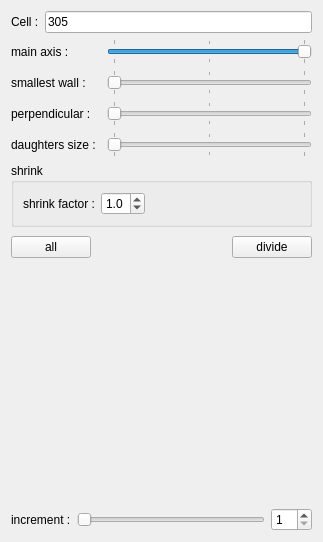
<ui version="4.0" >
 <class>Form</class>
 <widget class="QWidget" name="Form" >
  <property name="geometry" >
   <rect>
    <x>0</x>
    <y>0</y>
    <width>319</width>
    <height>542</height>
   </rect>
  </property>
  <property name="windowTitle" >
   <string>Form</string>
  </property>
  <layout class="QVBoxLayout" >
   <item>
    <layout class="QHBoxLayout" >
     <item>
      <widget class="QLabel" name="selectedCellLabel" >
       <property name="text" >
        <string>Cell :</string>
       </property>
      </widget>
     </item>
     <item>
      <widget class="QLineEdit" name="selectedCellEdit" >
       <property name="text" >
        <string>305</string>
       </property>
      </widget>
     </item>
    </layout>
   </item>
   <item>
    <layout class="QHBoxLayout" >
     <item>
      <widget class="QLabel" name="mainAxisLabel" >
       <property name="sizePolicy" >
        <sizepolicy vsizetype="Preferred" hsizetype="Fixed" >
         <horstretch>0</horstretch>
         <verstretch>0</verstretch>
        </sizepolicy>
       </property>
       <property name="minimumSize" >
        <size>
         <width>90</width>
         <height>0</height>
        </size>
       </property>
       <property name="text" >
        <string>main axis :</string>
       </property>
      </widget>
     </item>
     <item>
      <widget class="QSlider" name="mainAxisSlider" >
       <property name="maximum" >
        <number>100</number>
       </property>
       <property name="value" >
        <number>100</number>
       </property>
       <property name="orientation" >
        <enum>Qt::Horizontal</enum>
       </property>
       <property name="tickPosition" >
        <enum>QSlider::TicksBothSides</enum>
       </property>
       <property name="tickInterval" >
        <number>50</number>
       </property>
      </widget>
     </item>
    </layout>
   </item>
   <item>
    <layout class="QHBoxLayout" >
     <item>
      <widget class="QLabel" name="smallWallLabel" >
       <property name="sizePolicy" >
        <sizepolicy vsizetype="Preferred" hsizetype="Fixed" >
         <horstretch>0</horstretch>
         <verstretch>0</verstretch>
        </sizepolicy>
       </property>
       <property name="minimumSize" >
        <size>
         <width>90</width>
         <height>0</height>
        </size>
       </property>
       <property name="text" >
        <string>smallest wall :</string>
       </property>
      </widget>
     </item>
     <item>
      <widget class="QSlider" name="smallWallSlider" >
       <property name="maximum" >
        <number>100</number>
       </property>
       <property name="orientation" >
        <enum>Qt::Horizontal</enum>
       </property>
       <property name="tickPosition" >
        <enum>QSlider::TicksBothSides</enum>
       </property>
       <property name="tickInterval" >
        <number>50</number>
       </property>
      </widget>
     </item>
    </layout>
   </item>
   <item>
    <layout class="QHBoxLayout" >
     <item>
      <widget class="QLabel" name="perpendicularLabel" >
       <property name="sizePolicy" >
        <sizepolicy vsizetype="Preferred" hsizetype="Fixed" >
         <horstretch>0</horstretch>
         <verstretch>0</verstretch>
        </sizepolicy>
       </property>
       <property name="minimumSize" >
        <size>
         <width>90</width>
         <height>0</height>
        </size>
       </property>
       <property name="text" >
        <string>perpendicular :</string>
       </property>
      </widget>
     </item>
     <item>
      <widget class="QSlider" name="perpendicularSlider" >
       <property name="maximum" >
        <number>100</number>
       </property>
       <property name="orientation" >
        <enum>Qt::Horizontal</enum>
       </property>
       <property name="tickPosition" >
        <enum>QSlider::TicksBothSides</enum>
       </property>
       <property name="tickInterval" >
        <number>50</number>
       </property>
      </widget>
     </item>
    </layout>
   </item>
   <item>
    <layout class="QHBoxLayout" >
     <item>
      <widget class="QLabel" name="daughtersSizeLabel" >
       <property name="sizePolicy" >
        <sizepolicy vsizetype="Preferred" hsizetype="Fixed" >
         <horstretch>0</horstretch>
         <verstretch>0</verstretch>
        </sizepolicy>
       </property>
       <property name="minimumSize" >
        <size>
         <width>90</width>
         <height>0</height>
        </size>
       </property>
       <property name="text" >
        <string>daughters size :</string>
       </property>
      </widget>
     </item>
     <item>
      <widget class="QSlider" name="daughtersSizeSlider" >
       <property name="maximum" >
        <number>100</number>
       </property>
       <property name="orientation" >
        <enum>Qt::Horizontal</enum>
       </property>
       <property name="tickPosition" >
        <enum>QSlider::TicksBothSides</enum>
       </property>
       <property name="tickInterval" >
        <number>50</number>
       </property>
      </widget>
     </item>
    </layout>
   </item>
   <item>
    <widget class="QGroupBox" name="shrinkBox" >
     <property name="title" >
      <string>shrink</string>
     </property>
     <layout class="QHBoxLayout" >
      <item>
       <widget class="QLabel" name="shrinkLabel" >
        <property name="text" >
         <string>shrink factor :</string>
        </property>
       </widget>
      </item>
      <item>
       <widget class="QDoubleSpinBox" name="shrinkSpinBox" >
        <property name="decimals" >
         <number>1</number>
        </property>
        <property name="maximum" >
         <double>1.500000000000000</double>
        </property>
        <property name="singleStep" >
         <double>0.100000000000000</double>
        </property>
        <property name="value" >
         <double>1.000000000000000</double>
        </property>
       </widget>
      </item>
      <item>
       <spacer>
        <property name="orientation" >
         <enum>Qt::Horizontal</enum>
        </property>
        <property name="sizeHint" >
         <size>
          <width>40</width>
          <height>20</height>
         </size>
        </property>
       </spacer>
      </item>
     </layout>
    </widget>
   </item>
   <item>
    <layout class="QHBoxLayout" >
     <item>
      <widget class="QPushButton" name="applyAllButton" >
       <property name="text" >
        <string>all</string>
       </property>
      </widget>
     </item>
     <item>
      <spacer>
       <property name="orientation" >
        <enum>Qt::Horizontal</enum>
       </property>
       <property name="sizeHint" >
        <size>
         <width>141</width>
         <height>28</height>
        </size>
       </property>
      </spacer>
     </item>
     <item>
      <widget class="QPushButton" name="applyButton" >
       <property name="text" >
        <string>divide</string>
       </property>
      </widget>
     </item>
    </layout>
   </item>
   <item>
    <spacer>
     <property name="orientation" >
      <enum>Qt::Vertical</enum>
     </property>
     <property name="sizeHint" >
      <size>
       <width>301</width>
       <height>121</height>
      </size>
     </property>
    </spacer>
   </item>
   <item>
    <layout class="QHBoxLayout" >
     <item>
      <widget class="QLabel" name="precisionMinLabel" >
       <property name="text" >
        <string>increment :</string>
       </property>
      </widget>
     </item>
     <item>
      <widget class="QSlider" name="precisionSlider" >
       <property name="minimum" >
        <number>1</number>
       </property>
       <property name="maximum" >
        <number>45</number>
       </property>
       <property name="orientation" >
        <enum>Qt::Horizontal</enum>
       </property>
      </widget>
     </item>
     <item>
      <widget class="QSpinBox" name="precisionSpinBox" >
       <property name="minimum" >
        <number>1</number>
       </property>
       <property name="maximum" >
        <number>45</number>
       </property>
      </widget>
     </item>
    </layout>
   </item>
  </layout>
 </widget>
 <resources/>
 <connections>
  <connection>
   <sender>precisionSlider</sender>
   <signal>valueChanged(int)</signal>
   <receiver>precisionSpinBox</receiver>
   <slot>setValue(int)</slot>
   <hints>
    <hint type="sourcelabel" >
     <x>188</x>
     <y>518</y>
    </hint>
    <hint type="destinationlabel" >
     <x>277</x>
     <y>516</y>
    </hint>
   </hints>
  </connection>
  <connection>
   <sender>precisionSpinBox</sender>
   <signal>valueChanged(int)</signal>
   <receiver>precisionSlider</receiver>
   <slot>setValue(int)</slot>
   <hints>
    <hint type="sourcelabel" >
     <x>277</x>
     <y>531</y>
    </hint>
    <hint type="destinationlabel" >
     <x>159</x>
     <y>516</y>
    </hint>
   </hints>
  </connection>
 </connections>
</ui>
